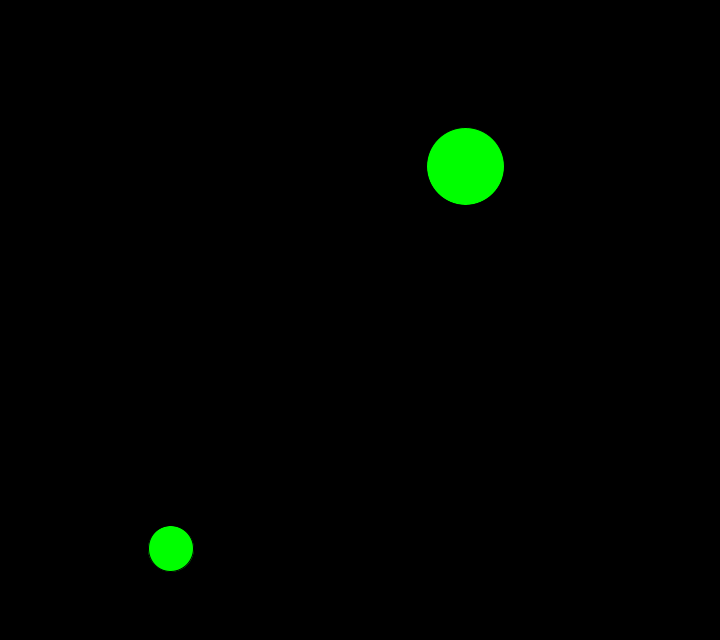
Frame 1 (no input)
Frame 60 (the mouse pressed at the canvas centre just before this capture): identical to frame 1, image omitted
Frame 120 (the mouse held since frame 60 and released just before this capture): identical to frame 1, image omitted

The Processing sketch that drew this single still picture (run headless with seeded random() and noise(); from frame 60 on, the mouse is pressed at the canvas centre):

// Processing sketch: SubTyping
// ── SubTyping.pde
Node[] nodes;

void setup() {
  size(720, 640);
  nodes = new Node[2];
  for (int i = 0; i < nodes.length; i++)
    nodes[i] = i<15 ? new Circle(): new Rectangle();
}

void draw() {
  background(0);
  // Object use:
  for (int i = 0; i < nodes.length; i++)
    nodes[i].display();
}

// ── Circle.pde
class Circle extends Node {
  @Override
  void display() {
    pushStyle();
    fill(0,255,0);
    if(pick(mouseX, mouseY))
      fill(255,0,0);
    ellipse(position.x, position.y, size, size);
    popStyle();
  }
  
  @Override
  boolean pick(int x, int y) {
    float distance = sqrt(sq(x-position().x) + sq(y-position().y));
    return distance <= size()/2;
  }
}

// ── Node.pde
abstract class Node {
  // Attributes
  PVector position;
  float size;

  // Constructors
  // default
  Node() {
    setPosition(random(0, width), random(0, height));
    setSize(random(30,80));
  }
  
  Node(PVector p, float s) {
    setPosition(p);
    setSize(s);
  }

  // Methods

  abstract void display();
  
  abstract boolean pick(int x, int y);

  void setPosition(PVector pos) {
    position = pos;
  }

  void setPosition(float x, float y) {
    position = new PVector(x, y);
  }

  PVector position() {
    return position;
  }
  
  void setSize(float s) {
    size = s;
  }
  
  float size() {
    return size;
  }
}

// ── Rectangle.pde
class Rectangle extends Node {
  @Override
  void display() {
    pushStyle();
    fill(0,255,0);
    if(pick(mouseX, mouseY))
      fill(255,0,0);
    ellipse(position.x, position.y, size, size);
    popStyle();
  }
  
  @Override
  boolean pick(int x, int y) {
    float distance = sqrt(sq(position().x - x)-sq(position().y - y));
    return distance <= size();
  }
}
